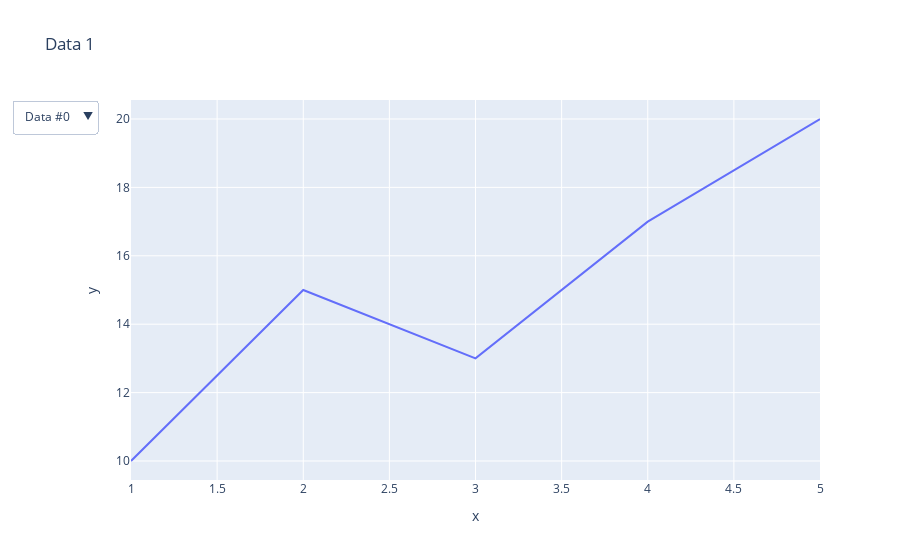

Notebook code for this chart:
### Code cell
import plotly.express as px
import plotly.io as pio

data1 = {'x': [1, 2, 3, 4, 5], 'y': [10, 15, 13, 17, 20]}
data2 = {'x': [1, 2, 3, 4, 5], 'y': [5, 8, 9, 12, 10]}
data3 = {'x': [1, 2, 3, 4, 5], 'y': [1, 2, 1, 2, 2]}

fig = px.line(data1, x='x', y='y', title="Data 1")
fig.add_scatter(x=data2['x'], y=data2['y'], mode='lines')
fig.add_scatter(x=data3['x'], y=data3['y'], mode='lines')

fig.update_traces(visible=False)
fig.data[0].visible = True

steps = []
for i in range(len(fig.data)):
    step = dict(
        method="update",
        label="Data #" + str(i),
        args=[{"visible": [False] * len(fig.data)},
              {"title": "Slider switched to step: " + str(i)}],
    )
    step["args"][0]["visible"][i] = True
    steps.append(step)

sliders = [dict(
    active=0,
    buttons=steps
)]

fig.update_layout(updatemenus=sliders)

fig.show()

### Figure 1 — Plotly figure (JSON) as saved in the notebook; plotly's stock layout.template omitted (floating-point values rounded to 4 significant figures)
{"data": [{"hovertemplate": "x=%{x}<br>y=%{y}<extra></extra>", "legendgroup": "", "line": {"color": "#636efa", "dash": "solid"}, "marker": {"symbol": "circle"}, "mode": "lines", "name": "", "orientation": "v", "showlegend": false, "type": "scatter", "visible": true, "x": [1, 2, 3, 4, 5], "xaxis": "x", "y": [10, 15, 13, 17, 20], "yaxis": "y"}, {"mode": "lines", "type": "scatter", "visible": false, "x": [1, 2, 3, 4, 5], "y": [5, 8, 9, 12, 10]}, {"mode": "lines", "type": "scatter", "visible": false, "x": [1, 2, 3, 4, 5], "y": [1, 2, 1, 2, 2]}], "layout": {"legend": {"tracegroupgap": 0}, "title": {"text": "Data 1"}, "updatemenus": [{"active": 0, "buttons": [{"args": [{"visible": [true, false, false]}, {"title": "Slider switched to step: 0"}], "label": "Data #0", "method": "update"}, {"args": [{"visible": [false, true, false]}, {"title": "Slider switched to step: 1"}], "label": "Data #1", "method": "update"}, {"args": [{"visible": [false, false, true]}, {"title": "Slider switched to step: 2"}], "label": "Data #2", "method": "update"}]}], "xaxis": {"anchor": "y", "domain": [0, 1], "title": {"text": "x"}}, "yaxis": {"anchor": "x", "domain": [0, 1], "title": {"text": "y"}}}}
